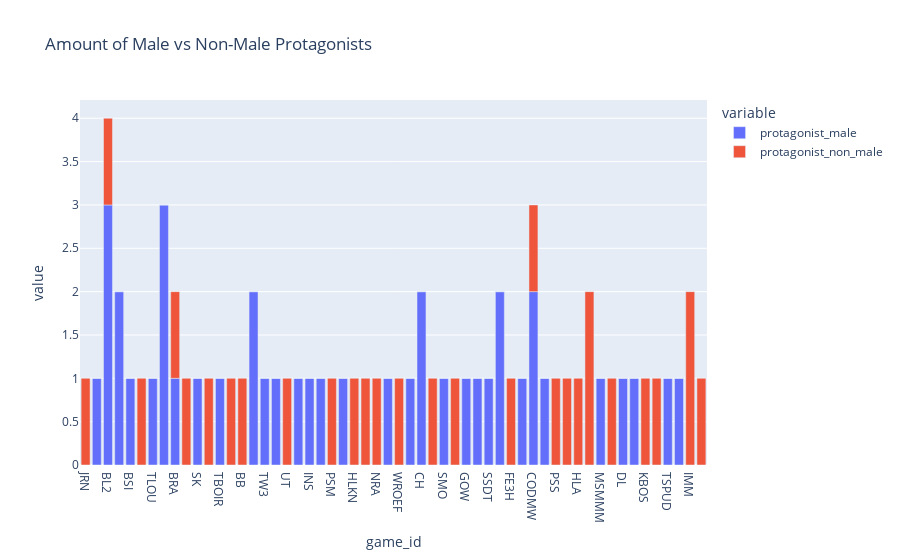

Write notebook code for a chart like this one.
### Code cell
fig_protagonist=px.bar(games, x = "game_id", y= ["protagonist_male","protagonist_non_male"], title="Amount of Male vs Non-Male Protagonists")
fig_protagonist

### Figure 1 — Plotly figure (JSON) as saved in the notebook; plotly's stock layout.template omitted (floating-point values rounded to 4 significant figures)
{"data": [{"alignmentgroup": "True", "hovertemplate": "variable=protagonist_male<br>game_id=%{x}<br>value=%{y}<extra></extra>", "legendgroup": "protagonist_male", "marker": {"color": "#636efa", "pattern": {"shape": ""}}, "name": "protagonist_male", "offsetgroup": "protagonist_male", "orientation": "v", "showlegend": true, "textposition": "auto", "type": "bar", "x": ["JRN", "TWD", "BL2", "HLM", "BSI", "TSWP", "TLOU", "GTAV", "BRA", "COL", "SK", "BY2", "TBOIR", "OABF", "BB", "YK0", "TW3", "MGSV", "UT", "UC4", "INS", "PSN5", "PSM", "OWB", "HLKN", "NITW", "NRA", "BOTW", "WROEF", "DQXI", "CH", "DOS2", "SMO", "CLS", "GOW", "RDR2", "SSDT", "DMC5", "FE3H", "DEL", "CODMW", "FC3", "PSS", "OAWW", "HLA", "TLOU2", "MSMMM", "CACW", "DL", "HA", "KBOS", "ER", "TSPUD", "NW", "IMM", "TN"], "xaxis": "x", "y": [0, 1, 3, 2, 1, 0, 1, 3, 1, 0, 1, 0, 1, 0, 0, 2, 1, 1, 0, 1, 1, 1, 0, 1, 0, 0, 0, 1, 0, 1, 2, 0, 1, 0, 1, 1, 1, 2, 0, 1, 2, 1, 0, 0, 0, 0, 1, 0, 1, 1, 0, 0, 1, 1, 0, 0], "yaxis": "y"}, {"alignmentgroup": "True", "hovertemplate": "variable=protagonist_non_male<br>game_id=%{x}<br>value=%{y}<extra></extra>", "legendgroup": "protagonist_non_male", "marker": {"color": "#EF553B", "pattern": {"shape": ""}}, "name": "protagonist_non_male", "offsetgroup": "protagonist_non_male", "orientation": "v", "showlegend": true, "textposition": "auto", "type": "bar", "x": ["JRN", "TWD", "BL2", "HLM", "BSI", "TSWP", "TLOU", "GTAV", "BRA", "COL", "SK", "BY2", "TBOIR", "OABF", "BB", "YK0", "TW3", "MGSV", "UT", "UC4", "INS", "PSN5", "PSM", "OWB", "HLKN", "NITW", "NRA", "BOTW", "WROEF", "DQXI", "CH", "DOS2", "SMO", "CLS", "GOW", "RDR2", "SSDT", "DMC5", "FE3H", "DEL", "CODMW", "FC3", "PSS", "OAWW", "HLA", "TLOU2", "MSMMM", "CACW", "DL", "HA", "KBOS", "ER", "TSPUD", "NW", "IMM", "TN"], "xaxis": "x", "y": [1, 0, 1, 0, 0, 1, 0, 0, 1, 1, 0, 1, 0, 1, 1, 0, 0, 0, 1, 0, 0, 0, 1, 0, 1, 1, 1, 0, 1, 0, 0, 1, 0, 1, 0, 0, 0, 0, 1, 0, 1, 0, 1, 1, 1, 2, 0, 1, 0, 0, 1, 1, 0, 0, 2, 1], "yaxis": "y"}], "layout": {"autosize": true, "barmode": "relative", "legend": {"title": {"text": "variable"}, "tracegroupgap": 0}, "title": {"text": "Amount of Male vs Non-Male Protagonists"}, "xaxis": {"anchor": "y", "autorange": true, "domain": [0, 1], "range": [-0.5, 55.5], "title": {"text": "game_id"}, "type": "category"}, "yaxis": {"anchor": "x", "autorange": true, "domain": [0, 1], "range": [0, 4.211], "title": {"text": "value"}, "type": "linear"}}}
